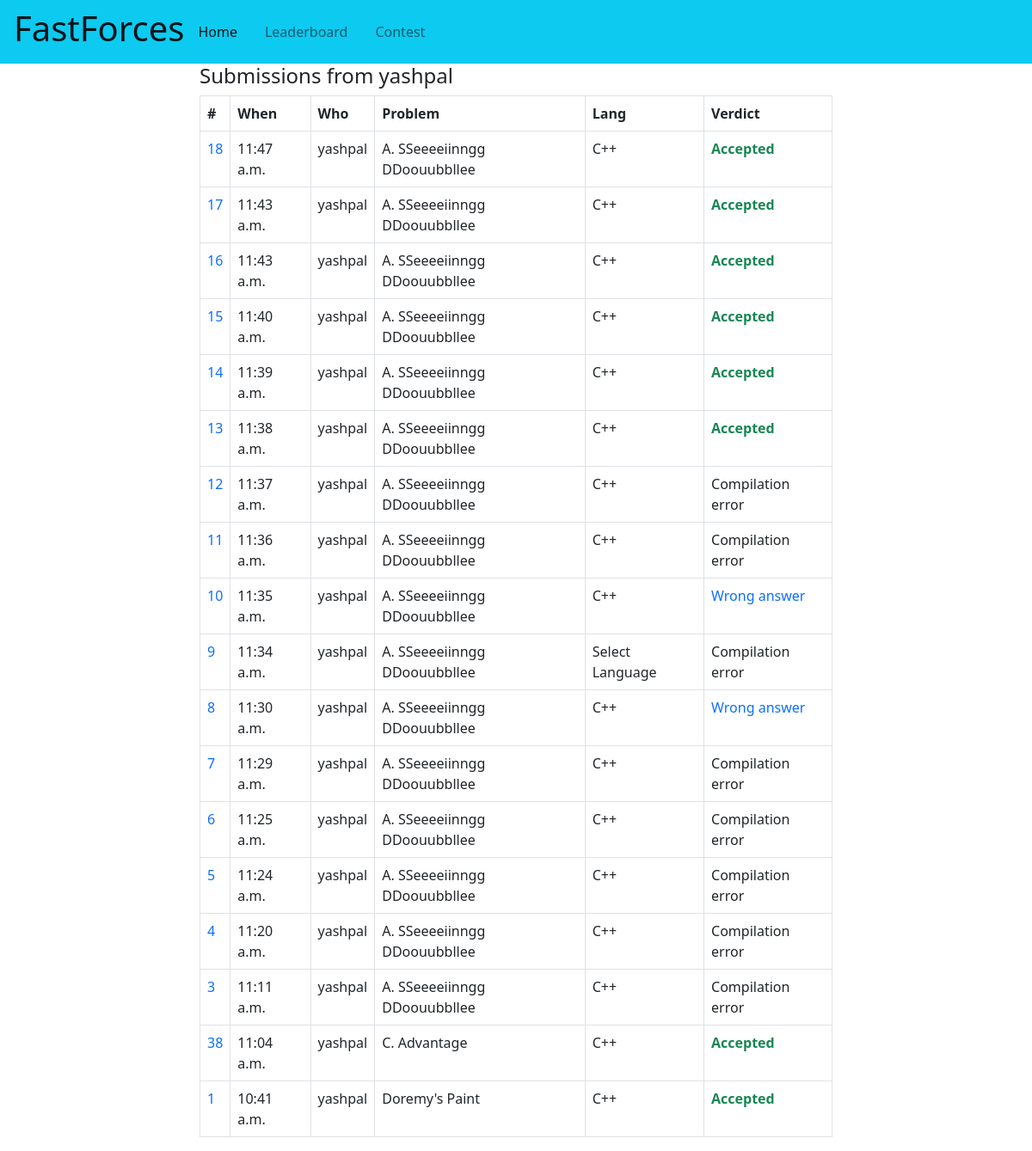
/submissions/yashpal, run on the app's committed database.
### problem/models.py (models this page shows, shortened)
class Submission(models.Model):
    user=models.ForeignKey(User,on_delete=models.CASCADE)
    contest=models.ForeignKey(Contest,on_delete=models.CASCADE)
    problem=models.ForeignKey(Problem,on_delete=models.CASCADE,null=True)
    submitted_time=models.TimeField()
    verdict=models.CharField(max_length=50)
    lang=models.CharField(max_length=50,null=True)
    code = models.TextField(null=True)

class Problem(models.Model):
    name = models.CharField(max_length=125,null=True)
    tag = models.CharField(max_length=50,null=True)
    contest=models.ForeignKey(Contest,on_delete=models.CASCADE,null=True)
    discription = models.TextField(null=True)
    time_complexity = models.CharField(max_length=50,null=True)
    space_complexity = models.CharField(max_length=50,null=True)
    example = models.TextField(null=True)
    total_submission=models.IntegerField(default=0)

### user/views.py (the view)
# urls.py: path('submissions/<str:user>',user_views.user_submission , name='user_submission'),
def user_submission(request,user):
    submissions=Submission.objects.filter(user=User.objects.get(username=user)).order_by('-submitted_time')
    return render(request,"user/user_submission.html",{"submissions":submissions,"user_name":user})

### user/templates/user/user_submission.html
{% extends "user/base.html" %}
{% block content %}
<div class="container">
    <div class="row">
        <div class="col-8 offset-2">
           <h4> Submissions from {{user_name}}</h4>
           <table class="table table-bordered">
            <thead>
              <tr>
                <th scope="col">#</th>
                <th scope="col">When</th>
                <th scope="col">Who</th>
                <th scope="col">Problem</th>
                <th scope="col">Lang</th>
                <th scope="col">Verdict</th>
              </tr>
            </thead>
            <tbody>
              {% for submission in submissions %}
              <tr>
                <td><a href="{% url 'problem:submitted_code' submission.pk  %}"> {{submission.pk}} </a></td>
                <td>{{submission.submitted_time}}</td>
                <td>{{submission.user.username}}</td>
                <td>{{submission.problem.name}}</td>
                <td>{{submission.lang}}</td>
                {% if submission.verdict == "Accepted" %}
                <td class="text-success " style="font-weight: bold;">{{submission.verdict}}</td>
                {% elif submission.verdict ==  "Wrong answer" %}
                <td class="text-primary">{{submission.verdict}}</td>
                {% else %}
                <td>{{submission.verdict}}</td>
                {% endif %}
              </tr>
              {% endfor %}
            </tbody>
        </table>
        </div>
    </div>
</div>
{% endblock %}

### user/templates/user/base.html (style rules this page uses)
a { text-decoration: none; }

### data on the page
Submission: pk "18", submitted_time "11:47 a.m.", user.username "yashpal", problem.name "A. SSeeeeiinngg DDoouubbllee", lang "C++", verdict "Accepted"
Submission: pk "17", submitted_time "11:43 a.m.", user.username "yashpal", problem.name "A. SSeeeeiinngg DDoouubbllee", lang "C++", verdict "Accepted"
Submission: pk "16", submitted_time "11:43 a.m.", user.username "yashpal", problem.name "A. SSeeeeiinngg DDoouubbllee", lang "C++", verdict "Accepted"
Submission: pk "15", submitted_time "11:40 a.m.", user.username "yashpal", problem.name "A. SSeeeeiinngg DDoouubbllee", lang "C++", verdict "Accepted"
Submission: pk "14", submitted_time "11:39 a.m.", user.username "yashpal", problem.name "A. SSeeeeiinngg DDoouubbllee", lang "C++", verdict "Accepted"
Submission: pk "13", submitted_time "11:38 a.m.", user.username "yashpal", problem.name "A. SSeeeeiinngg DDoouubbllee", lang "C++", verdict "Accepted"
Submission: pk "12", submitted_time "11:37 a.m.", user.username "yashpal", problem.name "A. SSeeeeiinngg DDoouubbllee", lang "C++", verdict "Compilation error"
Submission: pk "11", submitted_time "11:36 a.m.", user.username "yashpal", problem.name "A. SSeeeeiinngg DDoouubbllee", lang "C++", verdict "Compilation error"
Submission: pk "10", submitted_time "11:35 a.m.", user.username "yashpal", problem.name "A. SSeeeeiinngg DDoouubbllee", lang "C++", verdict "Wrong answer"
Submission: pk "9", submitted_time "11:34 a.m.", user.username "yashpal", problem.name "A. SSeeeeiinngg DDoouubbllee", lang "Select Language", verdict "Compilation error"
Submission: pk "8", submitted_time "11:30 a.m.", user.username "yashpal", problem.name "A. SSeeeeiinngg DDoouubbllee", lang "C++", verdict "Wrong answer"
Submission: pk "7", submitted_time "11:29 a.m.", user.username "yashpal", problem.name "A. SSeeeeiinngg DDoouubbllee", lang "C++", verdict "Compilation error"
Submission: pk "6", submitted_time "11:25 a.m.", user.username "yashpal", problem.name "A. SSeeeeiinngg DDoouubbllee", lang "C++", verdict "Compilation error"
Submission: pk "5", submitted_time "11:24 a.m.", user.username "yashpal", problem.name "A. SSeeeeiinngg DDoouubbllee", lang "C++", verdict "Compilation error"
Submission: pk "4", submitted_time "11:20 a.m.", user.username "yashpal", problem.name "A. SSeeeeiinngg DDoouubbllee", lang "C++", verdict "Compilation error"
Submission: pk "3", submitted_time "11:11 a.m.", user.username "yashpal", problem.name "A. SSeeeeiinngg DDoouubbllee", lang "C++", verdict "Compilation error"
Submission: pk "38", submitted_time "11:04 a.m.", user.username "yashpal", problem.name "C. Advantage", lang "C++", verdict "Accepted"
Submission: pk "1", submitted_time "10:41 a.m.", user.username "yashpal", problem.name "Doremy's Paint", lang "C++", verdict "Accepted"

### other printed values
{{ user_name }} "yashpal"
